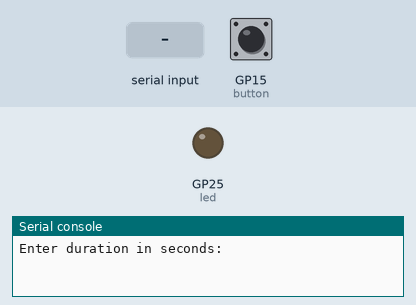
Bench run of a program on a simulated Raspberry Pi Pico running MicroPython. On the bench: output pins drawn as LEDs (lit = HIGH), the last lines printed to the serial console. The inputs (shaded band) are chosen by the test bench; at power-on: GP15 (button) HIGH. The clock reads 2024-03-15 10:24:30 at power-on unless the program sets it. At 1.3 s the program stops and its outputs stay as they are.

Above: at 1.2 s.
1.3 s: "0" typed at the serial console, then Enter
At 1.9 s:
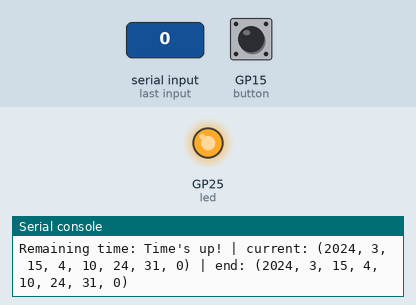
Timing chart, 0 to 2.8 s (numbered marks = the images above; inputs shaded):
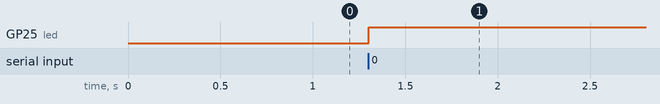

Measured:
- after the input at 1.3 s, GP25 (led): LOW → HIGH at once

The program:

pause_resume.py
```python
import machine
import utime

rtc = machine.RTC()
led = machine.Pin("LED", machine.Pin.OUT)
button = machine.Pin(15, machine.Pin.IN, machine.Pin.PULL_UP)

latest_remaining_time = None  # Initialize variable to hold the latest remaining time

def calculate_remaining_time(duration_seconds, resume_duration):
    current_time = rtc.datetime()

    # Adjust duration based on pause duration
    duration_seconds -= resume_duration
    print(f"Duration seconds: {duration_seconds} | Resume Duration: {resume_duration}")
    if duration_seconds < 0:
        duration_seconds = 0

    duration_minutes, duration_seconds = divmod(duration_seconds, 60)
    duration_hours, duration_minutes = divmod(duration_minutes, 60)

    end_time_seconds = current_time[6] + duration_seconds
    end_time_minutes = current_time[5] + duration_minutes
    end_time_hours = current_time[4] + duration_hours

    # Calculate carryover for seconds and minutes
    carry_minutes, end_time_seconds = divmod(end_time_seconds, 60)
    end_time_minutes += carry_minutes

    carry_hours, end_time_minutes = divmod(end_time_minutes, 60)
    end_time_hours += carry_hours

    # Adjust hours to fit within 24-hour format
    end_time_hours %= 24

    if end_time_seconds >= 60:
        end_time_seconds %= 60
        end_time_minutes += 1

    if end_time_minutes >= 60:
        end_time_minutes %= 60
        end_time_hours += 1

    end_time = (
        current_time[0],
        current_time[1],
        current_time[2],
        current_time[3],
        end_time_hours,
        end_time_minutes,
        end_time_seconds,
        current_time[7]
    )

    return end_time

def get_remaining_time(end_time, paused):
    current_time = rtc.datetime()

    if paused:
        return "Paused"

    remaining_hours = end_time[4] - current_time[4]
    remaining_minutes = end_time[5] - current_time[5]
    remaining_seconds = end_time[6] - current_time[6]

    if remaining_seconds < 0:
        remaining_seconds += 60
        remaining_minutes -= 1

    if remaining_minutes < 0:
        remaining_minutes += 60
        remaining_hours -= 1

    if remaining_hours < 0 or remaining_hours == 24:
        remaining_hours %= 24

    if remaining_hours == 0 and remaining_minutes == 0 and remaining_seconds == 0:
        return "Time's up!"

    if remaining_seconds >= 60:
        remaining_minutes += remaining_seconds // 60
        remaining_seconds %= 60

    if remaining_minutes >= 60:
        remaining_hours += remaining_minutes // 60
        remaining_minutes %= 60

    return f"{remaining_hours:02}:{remaining_minutes:02}:{remaining_seconds:02}"

def pause_resume(duration_input):
    end_time = calculate_remaining_time(duration_input, 0)

    paused = False

    resume_start_time = rtc.datetime()
    resume_end_time = None
    resume_duration = 0

    while True:
        remaining_time = get_remaining_time(end_time, paused)
        print(f"Remaining time: {remaining_time} | current: {rtc.datetime()} | end: {end_time}")

        button_state = button.value()

        if button_state == 0:
            if not paused:
                paused = True
                print("Paused")

                resume_end_time = rtc.datetime()
                resume_duration += (
                    (resume_end_time[4] - resume_start_time[4]) * 3600 +
                    (resume_end_time[5] - resume_start_time[5]) * 60 +
                    (resume_end_time[6] - resume_start_time[6])
                    )

                while button.value() == 0:  # Wait until button is released
                    utime.sleep(0.5)  # Small delay to avoid high CPU usage
            else:
                resume_start_time = rtc.datetime()
                paused = False
                end_time = calculate_remaining_time(duration_input, resume_duration)
                print(f"Resumed")


        if remaining_time == "Time's up!":
            if remaining_time == "Time's up!":
                led.value(1)
            break

        utime.sleep(1)  # Small delay to avoid high CPU usage

duration_input = int(input("Enter duration in seconds: "))
pause_resume(duration_input)
```
